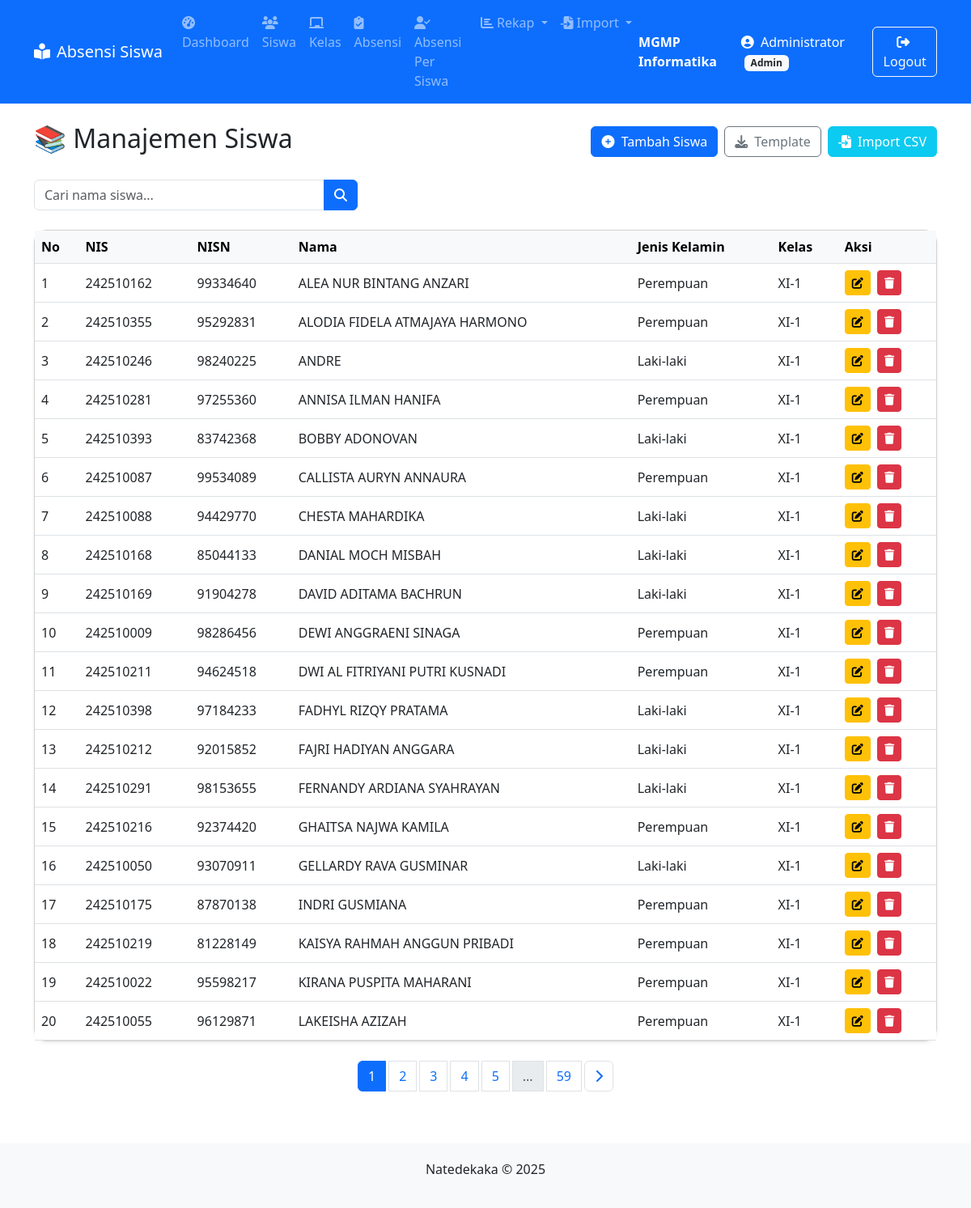
Screenshot of /siswa/index.php (signed in) with the database file from the repository.
### tables this page shows
CREATE TABLE `siswa` (
  `id` int(11) NOT NULL,
  `nis` varchar(20) NOT NULL,
  `nisn` varchar(20) NOT NULL,
  `nama` varchar(100) NOT NULL,
  `kelas_id` int(11) NOT NULL,
  `jenis_kelamin` enum('Laki-laki','Perempuan') DEFAULT NULL
);

CREATE TABLE `kelas` (
  `id` int(11) NOT NULL,
  `nama_kelas` varchar(10) NOT NULL,
  `wali_kelas` varchar(100) NOT NULL
);

### siswa/index.php (the view, shortened to what this page needs)
<?php
require_once '../includes/header.php';
require_once '../config.php';
?>
<div class="d-flex justify-content-between align-items-center mb-4">
    <h2>📚 Manajemen Siswa</h2>
    <div class="d-flex gap-2">
        <a href="tambah.php" class="btn btn-primary">
            <i class="fas fa-plus-circle me-1"></i> Tambah Siswa
        </a>
        <a href="template_siswa.csv" class="btn btn-outline-secondary">
            <i class="fas fa-download me-1"></i> Template
        </a>
        <a href="import.php" class="btn btn-info text-white">
            <i class="fas fa-file-import me-1"></i> Import CSV
        </a>
    </div>
</div>
<form method="get" class="mb-4">
    <div class="input-group" style="max-width: 400px;">
        <input
            type="text"
            name="cari"
            class="form-control"
            placeholder="Cari nama siswa..."
            value="<?= isset($_GET['cari']) ? htmlspecialchars($_GET['cari']) : '' ?>"
        >
        <button class="btn btn-primary" type="submit">
            <i class="fas fa-search"></i>
        </button>
    </div>
</form>
<div class="card shadow-sm rounded-4">
    <div class="card-body p-0">
        <div class="table-responsive">
            <table class="table table-hover align-middle mb-0">
                <thead class="table-light">
                    <tr>
                        <th>No</th>
                        <th>NIS</th>
                        <th>NISN</th>
                        <th>Nama</th>
                        <th>Jenis Kelamin</th>
                        <th>Kelas</th>
                        <th>Aksi</th>
                    </tr>
                </thead>
                <tbody>
                    <?php
                    $limit = 20;
                    $page = isset($_GET['page']) ? (int)$_GET['page'] : 1;
                    $offset = ($page - 1) * $limit;
                    $keyword = isset($_GET['cari']) ? $koneksi->real_escape_string($_GET['cari']) : '';
                    $query = "
                        SELECT siswa.*, kelas.nama_kelas
                        FROM siswa
                        JOIN kelas ON siswa.kelas_id = kelas.id
                    ";
                    $total_result = $koneksi->query($query);
                    $total_rows = $total_result->num_rows;
                    $query .= " LIMIT $limit OFFSET $offset";
                    $result = $koneksi->query($query);
                    $no = $offset + 1;
                    if ($result->num_rows > 0):
                        while ($row = $result->fetch_assoc()):
                    ?>
                    <tr>
                        <td><?= $no++ ?></td>
                        <td><?= htmlspecialchars($row['nis']) ?></td>
                        <td><?= htmlspecialchars($row['nisn']) ?></td>
                        <td><?= htmlspecialchars($row['nama']) ?></td>
                        <td><?= htmlspecialchars($row['jenis_kelamin']) ?></td>
                        <td><?= htmlspecialchars($row['nama_kelas']) ?></td>
                        <td>
                            <a href="edit.php?id=<?= $row['id'] ?>" class="btn btn-sm btn-warning me-1" title="Edit">
                                <i class="fas fa-edit"></i>
                            </a>
                            <a href="hapus.php?id=<?= $row['id'] ?>" class="btn btn-sm btn-danger" title="Hapus" onclick="return confirm('Yakin hapus?')">
                                <i class="fas fa-trash"></i>
                            </a>
                        </td>
                    </tr>
                    <?php endwhile; else: ?>
                    <tr>
                        <td colspan="7" class="text-center text-muted">Tidak ada data ditemukan</td>
                    </tr>
                    <?php endif; ?>
                </tbody>
            </table>
        </div>
    </div>
</div>
<nav aria-label="Page navigation" class="mt-4">
    <ul class="pagination justify-content-center flex-wrap gap-1">
        <?php
        $total_pages = ceil($total_rows / $limit);
        $show_pages = 5;
        $start_page = max(1, $page - floor($show_pages / 2));
        $end_page = min($total_pages, $start_page + $show_pages - 1);
        for ($i = $start_page; $i <= $end_page; $i++) {
            $url = "?page=$i" . (!empty($keyword) ? "&cari=" . urlencode($keyword) : "");
            $active = ($i == $page) ? 'active' : '';
            echo "<li class='page-item $active'><a class='page-link' href='$url'>$i</a></li>";
        }
        if ($end_page < $total_pages) {
            if ($end_page < $total_pages - 1) echo "<li class='page-item disabled'><span class='page-link'>...</span></li>";
            echo "<li class='page-item'><a class='page-link' href='?page=$total_pages" . (!empty($keyword) ? "&cari=" . urlencode($keyword) : "") . "'>$total_pages</a></li>";
        }
        if ($page < $total_pages) {
            $next_url = "?page=" . ($page + 1) . (!empty($keyword) ? "&cari=" . urlencode($keyword) : "");
            echo "<li class='page-item'><a class='page-link btn btn-outline-primary' href='$next_url'><i class='fas fa-chevron-right'></i></a></li>";
        }
        ?>
    </ul>
</nav>
<?php require_once '../includes/footer.php'; ?>

### includes/header.php (style rules this page uses)
body { display: flex; flex-direction: column; min-height: 100vh; }

### rows the page displays
siswa: nis "242510162", nisn "99334640", nama "ALEA NUR BINTANG ANZARI", jenis_kelamin "Perempuan", kelas.nama_kelas "XI-1"
siswa: nis "242510355", nisn "95292831", nama "ALODIA FIDELA ATMAJAYA HARMONO", jenis_kelamin "Perempuan", kelas.nama_kelas "XI-1"
siswa: nis "242510246", nisn "98240225", nama "ANDRE", jenis_kelamin "Laki-laki", kelas.nama_kelas "XI-1"
siswa: nis "242510281", nisn "97255360", nama "ANNISA ILMAN HANIFA", jenis_kelamin "Perempuan", kelas.nama_kelas "XI-1"
siswa: nis "242510393", nisn "83742368", nama "BOBBY ADONOVAN", jenis_kelamin "Laki-laki", kelas.nama_kelas "XI-1"
siswa: nis "242510087", nisn "99534089", nama "CALLISTA AURYN ANNAURA", jenis_kelamin "Perempuan", kelas.nama_kelas "XI-1"
siswa: nis "242510088", nisn "94429770", nama "CHESTA MAHARDIKA", jenis_kelamin "Laki-laki", kelas.nama_kelas "XI-1"
siswa: nis "242510168", nisn "85044133", nama "DANIAL MOCH MISBAH", jenis_kelamin "Laki-laki", kelas.nama_kelas "XI-1"
siswa: nis "242510169", nisn "91904278", nama "DAVID ADITAMA BACHRUN", jenis_kelamin "Laki-laki", kelas.nama_kelas "XI-1"
siswa: nis "242510009", nisn "98286456", nama "DEWI ANGGRAENI SINAGA", jenis_kelamin "Perempuan", kelas.nama_kelas "XI-1"
siswa: nis "242510211", nisn "94624518", nama "DWI AL FITRIYANI PUTRI KUSNADI", jenis_kelamin "Perempuan", kelas.nama_kelas "XI-1"
siswa: nis "242510398", nisn "97184233", nama "FADHYL RIZQY PRATAMA", jenis_kelamin "Laki-laki", kelas.nama_kelas "XI-1"
siswa: nis "242510212", nisn "92015852", nama "FAJRI HADIYAN ANGGARA", jenis_kelamin "Laki-laki", kelas.nama_kelas "XI-1"
siswa: nis "242510291", nisn "98153655", nama "FERNANDY ARDIANA SYAHRAYAN", jenis_kelamin "Laki-laki", kelas.nama_kelas "XI-1"
siswa: nis "242510216", nisn "92374420", nama "GHAITSA NAJWA KAMILA", jenis_kelamin "Perempuan", kelas.nama_kelas "XI-1"
siswa: nis "242510050", nisn "93070911", nama "GELLARDY RAVA GUSMINAR", jenis_kelamin "Laki-laki", kelas.nama_kelas "XI-1"
siswa: nis "242510175", nisn "87870138", nama "INDRI GUSMIANA", jenis_kelamin "Perempuan", kelas.nama_kelas "XI-1"
siswa: nis "242510219", nisn "81228149", nama "KAISYA RAHMAH ANGGUN PRIBADI", jenis_kelamin "Perempuan", kelas.nama_kelas "XI-1"
siswa: nis "242510022", nisn "95598217", nama "KIRANA PUSPITA MAHARANI", jenis_kelamin "Perempuan", kelas.nama_kelas "XI-1"
siswa: nis "242510055", nisn "96129871", nama "LAKEISHA AZIZAH", jenis_kelamin "Perempuan", kelas.nama_kelas "XI-1"

### other values shown
$_SESSION['user']['nama'] "Administrator"
$_SESSION['user']['role'] "Admin"
$total_pages "59"
